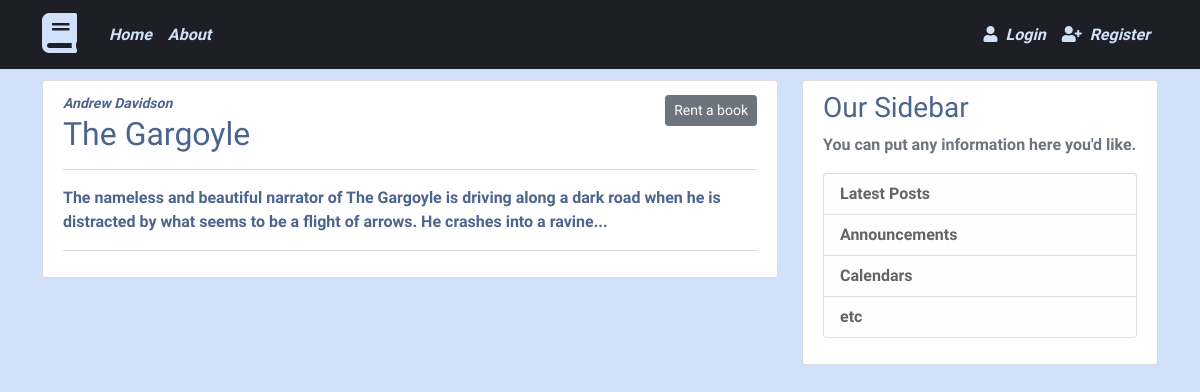
Page /book/3/ on the earlier database version.
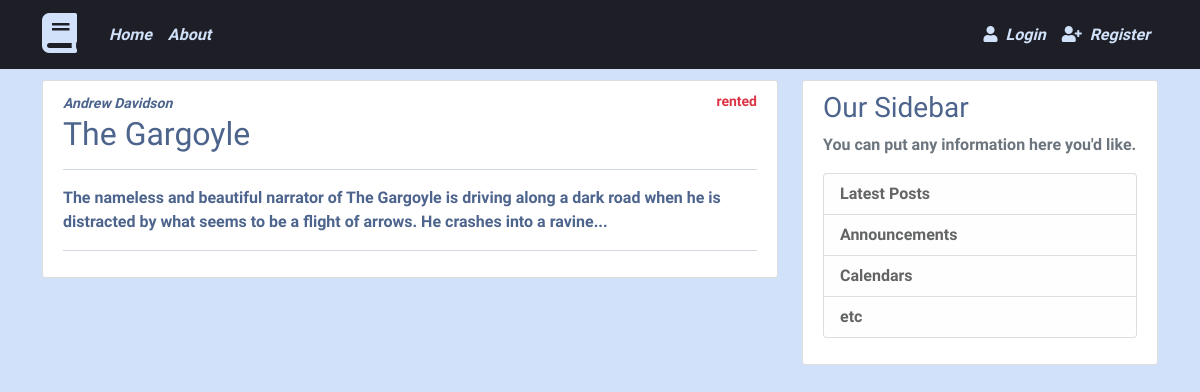
Same page on the later database version.
### bookstore/models.py (models this page shows, shortened)
class Book(models.Model):
    title = models.CharField(max_length=100)
    description = models.TextField()
    author = models.CharField(max_length=100)
    status = models.CharField(max_length=100, default='available')
    lent_to = models.ForeignKey(User, default=None, on_delete=models.SET_DEFAULT, null=True, blank=True)

### bookstore/views.py (the view)
# urls.py: path('book/<int:pk>/', BookDetailView.as_view(), name='book-detail'),
class BookDetailView(DetailView):
    model = Book
    context_object_name = 'book'

### bookstore/templates/bookstore/book_detail.html (shortened to what this page needs)
{% extends 'bookstore/base.html' %}
{% block content %}
    <article class="media content-section">
        <div class="media-body">
            <div class="article-metadata">
                <small><em>{{ book.author }}</em></small>
                {% if book.status == 'available' %}
                    <a class='btn btn-secondary btn-sm mt-1 mb-1 float-end' href="{% url 'rent-book' book.id %}">Rent a book</a>
                {% else %}
                    <small class="text-danger float-end">{{ book.status }}</small>
                {% endif %}
            </div>
            <h2 class="article-title" >{{ book.title }}</h2>
            <hr>
            <p class="article-content">{{ book.description }}</p>
            <hr class='mt-2'>
        </div>
        </article>
{% endblock content %}

Differences in the rows shown:
changed Book "The Gargoyle": status (not shown) → "rented"
Other differences:
text no longer shown: "Rent a book"
